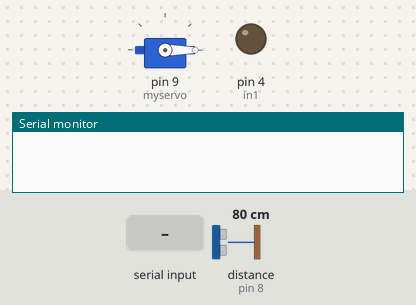
Bench run of a sketch on a simulated Arduino Uno, built with avr-gcc and run on an emulated ATmega328P. On the bench: servo, output pins drawn as LEDs (lit = HIGH), the last lines printed to the serial monitor. Wiring (inferred from the names in the program): ultrasonic range finder: trigger pin 12; echo pin 8. Dashed ring = blinking. The test bench sets the inputs (shaded band); at power-on: distance to the obstacle (sensor on pin 8) 80 cm. The echo pulse lasts 58.3 µs per cm; pins used as bus, display or sensor lines are not drawn.

Above: at 1.2 s.
1.3 s: "A" received over Serial
At 1.8 s:
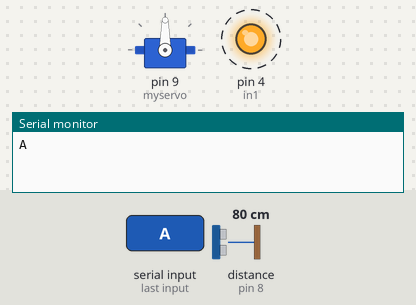
At 2.7 s:
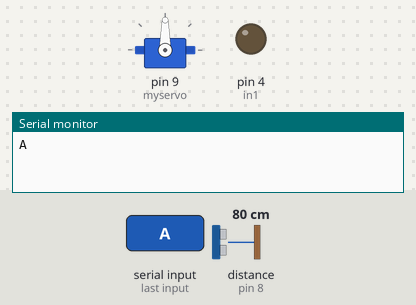
4.3 s: "B" received over Serial
At 4.78 s:
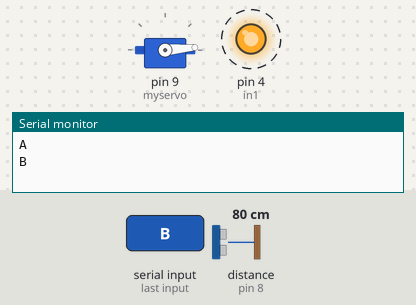
7.3 s: distance to the obstacle (sensor on pin 8) set to 23 cm
8.8 s: distance to the obstacle (sensor on pin 8) set to 19 cm
At 9.07 s:
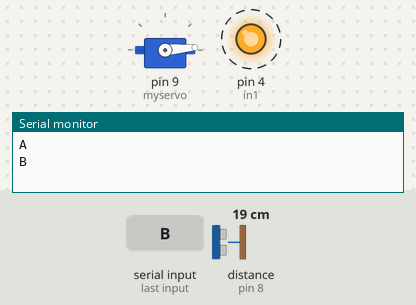
11.8 s: "C" received over Serial
14.8 s: distance to the obstacle (sensor on pin 8) set to 35 cm
Timing chart, 0 to 17.8 s (numbered marks = the images above; inputs shaded):
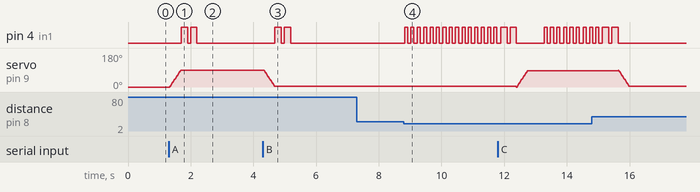

The sketch:

password_locking_door.ino
```cpp
#include <Servo.h>
#define MAX_DISTANCE 200
Servo myservo;  // create servo object to control a servo
// twelve servo objects can be created on most boards

int pos,s=0;
 const int trigPin = 12;
const int echoPin = 8;
int in1 = 4,i=0,j;
long duration, distance ,distance1 ,distance2;
int naba();
String readdata;
void setup() {
  Serial.begin(9600);
  myservo.attach(9);
  myservo.write(0);
  pinMode(trigPin, OUTPUT);
  pinMode(echoPin, INPUT);
  pinMode(in1,OUTPUT);

}

void loop() {
  distance=naba();
 if(distance<20)
 {
  for(j=0;j<3;j++)
  {
  digitalWrite(in1,HIGH);
  delay(100);
   digitalWrite(in1,LOW);
  delay(100);
 }
}
if (Serial.available())
     readdata="";
     while (Serial.available()){
    //Check if there is an available byte to read
delay(10); //Delay added to make thing stable
  char c = Serial.read(); //Conduct a serial read
readdata = c; //build the string- "forward", "reverse", "left" and "right"
  }
  if (readdata.length() > 0) {
Serial.println(readdata);
if(readdata == "A"&&i==0)
{
  for(pos=0;pos<=90;pos+=5)
   { myservo.write(pos);
   delay(20);
   }
   i=1;
   digitalWrite(in1,HIGH);
  delay(200);
   digitalWrite(in1,LOW);
  delay(100);
  digitalWrite(in1,HIGH);
  delay(200);
   digitalWrite(in1,LOW);
    readdata="";
}
if(readdata =="B"&&i==1)
{
  for(pos=90;pos>0;pos-=5)
   { myservo.write(pos);
   delay(20);
   }
   i=0;
    digitalWrite(in1,HIGH);
  delay(200);
   digitalWrite(in1,LOW);
  delay(100);
  digitalWrite(in1,HIGH);
  delay(200);
   digitalWrite(in1,LOW);
   s=0;
    readdata="";
}
if(readdata =="C")
{
   if(i==0)
   {
  distance=naba();
  if(distance<20)
  {
     digitalWrite(in1,HIGH);
  delay(200);
   digitalWrite(in1,LOW);
  delay(100);
  digitalWrite(in1,HIGH);
  delay(200);
   digitalWrite(in1,LOW);
  for(pos=0;pos<90;pos+=5)
   { myservo.write(pos);
   delay(20);
   }
   i=1;
   delay(500);
   distance=naba();
   if(distance>20)
   {
    digitalWrite(in1,HIGH);
  delay(200);
   digitalWrite(in1,LOW);
  delay(100);
  digitalWrite(in1,HIGH);
  delay(200);
   digitalWrite(in1,LOW);
    for(pos=90;pos>0;pos-=5)
   { myservo.write(pos);
   delay(20);
   }i=0;
}}
}
else if(i==1)
{
  distance=naba();
  if(distance>20)
  {
    digitalWrite(in1,HIGH);
  delay(200);
   digitalWrite(in1,LOW);
  delay(100);
  digitalWrite(in1,HIGH);
  delay(200);
   digitalWrite(in1,LOW);
    for(pos=90;pos>0;pos-=5)
   { myservo.write(pos);
   delay(20);
   }i=0;
}
}
}}}
int naba()
{
   digitalWrite(trigPin, LOW);
  delayMicroseconds(2);
  digitalWrite(trigPin, HIGH);
  delayMicroseconds(10);
  digitalWrite(trigPin, LOW);
  duration = pulseIn(echoPin, HIGH);
  distance = duration/58.2;
  if(distance>MAX_DISTANCE)
  distance=MAX_DISTANCE;
   delay(10);
  return(distance);
  delay(10);
}
```

Measured:
- the behaviour switches between 21 and 20 cm on distance to the obstacle (sensor on pin 8) (found by bisection; images 3 and 4)
- after the input at 1.3 s, pin 4 (in1): alternates HIGH for 0.20 s and LOW for 0.10 s, 4 changes in all, then stays LOW, starting after 0.40 s; servo on pin 9 (myservo): moves from 0° to 90° over 0.34 s, starting at once
- after the input at 4.3 s, pin 4 (in1): alternates HIGH for 0.20 s and LOW for 0.10 s, 4 changes in all, then stays LOW, starting after 0.39 s; servo on pin 9 (myservo): moves from 90° to 5° over 0.32 s, starting at once
- after the input at 7.3 s, every drawn part: stays the same
- after the input at 8.8 s, pin 4 (in1): alternates HIGH for 0.10 s and LOW for 0.10 s, starting at once
